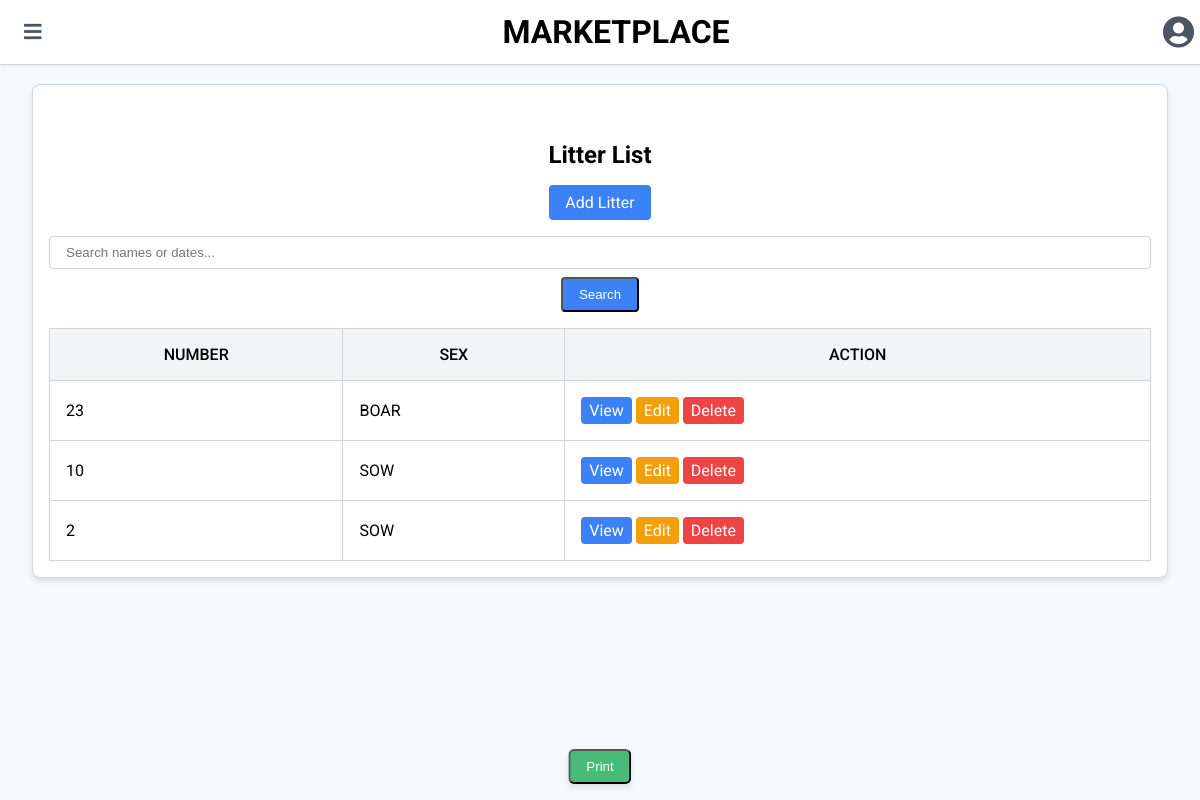
/Litter, run on the app's committed database.
### inven/models.py (models this page shows, shortened)
class Litter(models.Model):
    number = models.IntegerField(_("Litter ID"))
    sex = models.ForeignKey(Sex, verbose_name=_("Sex"), on_delete=models.CASCADE)
    class Meta:
        verbose_name = _("Litter")
        verbose_name_plural = _("Litters")

### modelingdata/models.py (models this page shows)
class Sex(models.Model):
    name = models.CharField(max_length=222)
    def __str__(self):
        return self.name

### inven/views.py (the view)
# urls.py: path('Litter', LitterListView.as_view(), name='Litter-list'),
class LitterListView(ListView):
    model = Litter
    template_name = 'litter/list.html'
    context_object_name = 'Litters'
    paginate_by = 20
    ordering = ['-number']

### templates/litter/list.html (shortened to what this page needs)
{% extends "list.html" %}
{% block page %}
<h2 style="padding-top: 20px;">Litter List</h2>
<div style="text-align: center; margin-bottom: 16px;">
    <a href="{% url 'Litter-create' %}" class="btn btn-primary">Add Litter</a>
</div>
<form method="get" class="mb-3" onsubmit="event.preventDefault(); filterTable();" style="display: flex; flex-direction: column; align-items: center;">
    <input type="text"
           id="searchInput"
           name="q"
           placeholder="Search names or dates..."
           class="form-control">
    <button type="submit" class="btn btn-primary mt-2">Search</button>
</form>
<table id="dataTable" class="table table-striped">
    <thead>
        <tr>
            <th>NUMBER</th>
            <th>SEX</th>
            <th>ACTION</th>
        </tr>
    </thead>
    <tbody>
        {% for Litter in Litters %}
        <tr>
            <td>{{ Litter.number }}</td>
            <td>{{ Litter.sex }}</td>
            <td>
                <a href="{% url 'Litter-detail' Litter.pk %}" class="btn btn-sm btn-info">View</a>
                <a href="{% url 'Litter-update' Litter.pk %}" class="btn btn-sm btn-warning">Edit</a>
                <a href="{% url 'Litter-delete' Litter.pk %}" class="btn btn-sm btn-danger">Delete</a>
            </td>
        </tr>
        {% empty %}
        <tr>
            <td colspan="3" style="text-align: center;">No Litter found</td>
        </tr>
        {% endfor %}
    </tbody>
</table>
{% endblock %}

### templates/firstlabel/main.html (style rules this page uses)
body { font-family: 'Roboto', sans-serif; background-color: #f3f4f6; margin: 0; padding: 0; }

### templates/list.html (style rules this page uses)
body { font-family: 'Roboto', sans-serif; background-color: #f7fafc; margin: 0; padding: 0; }
.table-container h2 { font-size: 24px; font-weight: 700; margin-bottom: 16px; text-align: center; padding-top: 20px; }
.btn { display: inline-block; padding: 8px 16px; border-radius: 4px; text-decoration: none; text-align: center; transition: background-color 0.3s; }
.btn-primary { background-color: #3b82f6; color: #ffffff; }
.form-control { border: 1px solid #d1d5db; border-radius: 4px; padding: 8px 16px; width: 100%; margin-bottom: 8px; }
.table { width: 100%; border-collapse: collapse; margin-top: 16px; }
.table th, .table td { padding: 16px; border: 1px solid #d1d5db; white-space: nowrap; }
.table th { background-color: #f3f4f6; font-weight: 500; }
.btn-sm { padding: 4px 8px; }
.btn-info { background-color: #3b82f6; color: #ffffff; }
.btn-warning { background-color: #f59e0b; color: #ffffff; }
.btn-danger { background-color: #ef4444; color: #ffffff; }

### data on the page
Litter: number "23", sex "BOAR"
Litter: number "10", sex "SOW"
Litter: number "2", sex "SOW"
